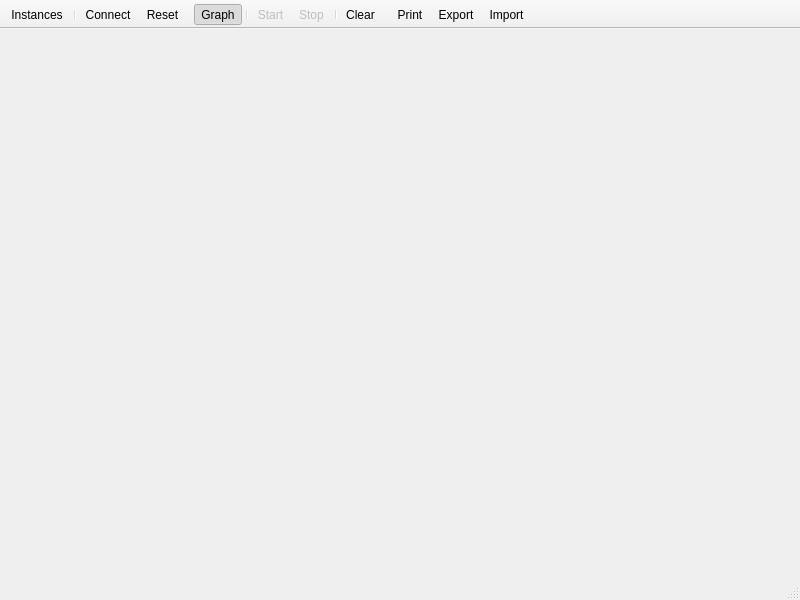
<?xml version="1.0" encoding="UTF-8"?>
<ui version="4.0">
 <class>UIMainWin</class>
 <widget class="QMainWindow" name="UIMainWin">
  <property name="geometry">
   <rect>
    <x>0</x>
    <y>0</y>
    <width>800</width>
    <height>600</height>
   </rect>
  </property>
  <property name="minimumSize">
   <size>
    <width>500</width>
    <height>450</height>
   </size>
  </property>
  <property name="windowIcon">
   <iconset resource="../resources.qrc">
    <normaloff>:/Symbols/icon.xpm</normaloff>:/Symbols/icon.xpm</iconset>
  </property>
  <widget class="QWidget" name="centralwidget"/>
  <widget class="QStatusBar" name="statusbar"/>
  <widget class="QToolBar" name="toolBarDMM">
   <property name="windowTitle">
    <string>DMM</string>
   </property>
   <property name="toolTip">
    <string/>
   </property>
   <property name="movable">
    <bool>false</bool>
   </property>
   <property name="toolButtonStyle">
    <enum>Qt::ToolButtonTextUnderIcon</enum>
   </property>
   <property name="floatable">
    <bool>false</bool>
   </property>
   <attribute name="toolBarArea">
    <enum>TopToolBarArea</enum>
   </attribute>
   <attribute name="toolBarBreak">
    <bool>false</bool>
   </attribute>
   <addaction name="action_Instances"/>
   <addaction name="separator"/>
   <addaction name="action_Connect"/>
   <addaction name="action_Reset"/>
  </widget>
  <widget class="QToolBar" name="toolBarRecorder">
   <property name="windowTitle">
    <string>Recorder</string>
   </property>
   <property name="toolTip">
    <string/>
   </property>
   <property name="movable">
    <bool>false</bool>
   </property>
   <property name="toolButtonStyle">
    <enum>Qt::ToolButtonTextUnderIcon</enum>
   </property>
   <attribute name="toolBarArea">
    <enum>TopToolBarArea</enum>
   </attribute>
   <attribute name="toolBarBreak">
    <bool>false</bool>
   </attribute>
   <addaction name="action_Graph"/>
   <addaction name="separator"/>
   <addaction name="action_Start"/>
   <addaction name="action_Stop"/>
   <addaction name="separator"/>
   <addaction name="action_Clear"/>
  </widget>
  <widget class="QToolBar" name="toolBarFile">
   <property name="windowTitle">
    <string>File</string>
   </property>
   <property name="movable">
    <bool>false</bool>
   </property>
   <property name="toolButtonStyle">
    <enum>Qt::ToolButtonTextUnderIcon</enum>
   </property>
   <property name="floatable">
    <bool>false</bool>
   </property>
   <attribute name="toolBarArea">
    <enum>TopToolBarArea</enum>
   </attribute>
   <attribute name="toolBarBreak">
    <bool>false</bool>
   </attribute>
   <addaction name="action_Print"/>
   <addaction name="action_Export"/>
   <addaction name="action_Import"/>
  </widget>
  <widget class="QToolBar" name="toolBarMenu">
   <property name="windowTitle">
    <string>Menu</string>
   </property>
   <property name="movable">
    <bool>false</bool>
   </property>
   <property name="toolButtonStyle">
    <enum>Qt::ToolButtonTextUnderIcon</enum>
   </property>
   <property name="floatable">
    <bool>false</bool>
   </property>
   <attribute name="toolBarArea">
    <enum>TopToolBarArea</enum>
   </attribute>
   <attribute name="toolBarBreak">
    <bool>false</bool>
   </attribute>
  </widget>
  <action name="action_Export">
   <property name="icon">
    <iconset theme="document-save"/>
   </property>
   <property name="text">
    <string>&amp;Export</string>
   </property>
   <property name="toolTip">
    <string>Export graph</string>
   </property>
   <property name="whatsThis">
    <string>&lt;html&gt;&lt;head/&gt;&lt;body&gt;&lt;p&gt;&lt;span style=&quot; font-weight:600;&quot;&gt;Export recorder graph&lt;/span&gt;&lt;/p&gt;&lt;p&gt;Here you can export the recorded data as tab separated list. Each line contains the following values (separated by a tab character): date (dd.mm.yyyy) time (hh:mm:ss) value (float) unit.&lt;/p&gt;&lt;/body&gt;&lt;/html&gt;</string>
   </property>
   <property name="shortcut">
    <string notr="true">Ctrl+E</string>
   </property>
   <property name="iconVisibleInMenu">
    <bool>true</bool>
   </property>
  </action>
  <action name="action_Import">
   <property name="icon">
    <iconset theme="document-open"/>
   </property>
   <property name="text">
    <string>&amp;Import</string>
   </property>
   <property name="toolTip">
    <string>Import graph</string>
   </property>
   <property name="whatsThis">
    <string>&lt;html&gt;&lt;head/&gt;&lt;body&gt;&lt;p&gt;&lt;span style=&quot; font-weight:600;&quot;&gt;Import data into recorder&lt;/span&gt;&lt;/p&gt;&lt;p&gt;Here you can import previously exported data files. QtDMM tries to do an educated guess if the file format is correct and rejects import of files which to not match.&lt;/p&gt;&lt;/body&gt;&lt;/html&gt;</string>
   </property>
   <property name="shortcut">
    <string notr="true">Ctrl+I</string>
   </property>
   <property name="iconVisibleInMenu">
    <bool>true</bool>
   </property>
  </action>
  <action name="action_Print">
   <property name="icon">
    <iconset theme="document-print"/>
   </property>
   <property name="text">
    <string>&amp;Print</string>
   </property>
   <property name="toolTip">
    <string>Print graph</string>
   </property>
   <property name="whatsThis">
    <string>&lt;html&gt;&lt;head/&gt;&lt;body&gt;&lt;p&gt;&lt;span style=&quot; font-weight:600;&quot;&gt;Print recorder graph&lt;/span&gt;&lt;/p&gt;&lt;p&gt;A dialog will open where you can define a title and a comment for your printout. The printer itself can also be configured here. To be able to print you need at least one working postscript printer configured in your system. Printing into a file is also supported.&lt;/p&gt;&lt;/body&gt;&lt;/html&gt;</string>
   </property>
   <property name="shortcut">
    <string notr="true">Ctrl+P</string>
   </property>
   <property name="iconVisibleInMenu">
    <bool>true</bool>
   </property>
  </action>
  <action name="action_Configure">
   <property name="icon">
    <iconset theme="configure"/>
   </property>
   <property name="text">
    <string>&amp;Configure</string>
   </property>
   <property name="whatsThis">
    <string>&lt;html&gt;&lt;head/&gt;&lt;body&gt;&lt;p&gt;&lt;span style=&quot; font-weight:600;&quot;&gt;Configure QtDMM&lt;/span&gt;&lt;/p&gt;&lt;p&gt;This will open QtDMM's configuration dialog. Here you can configure it's visual appearance and all options regarding the multimeter hardware and the recorder.&lt;/p&gt;&lt;/body&gt;&lt;/html&gt;</string>
   </property>
   <property name="shortcut">
    <string notr="true">F2</string>
   </property>
   <property name="iconVisibleInMenu">
    <bool>true</bool>
   </property>
  </action>
  <action name="action_Quit">
   <property name="icon">
    <iconset theme="application-exit"/>
   </property>
   <property name="text">
    <string>&amp;Quit</string>
   </property>
   <property name="whatsThis">
    <string>&lt;html&gt;&lt;head/&gt;&lt;body&gt;&lt;p&gt;&lt;span style=&quot; font-weight:600;&quot;&gt;Quit QtDMM&lt;/span&gt;&lt;/p&gt;&lt;p&gt;If the recorder contains unsaved data QtDMM will give you the option to savve your data first.&lt;/p&gt;&lt;/body&gt;&lt;/html&gt;</string>
   </property>
   <property name="shortcut">
    <string notr="true">Ctrl+Q</string>
   </property>
   <property name="iconVisibleInMenu">
    <bool>true</bool>
   </property>
  </action>
  <action name="action_Connect">
   <property name="checkable">
    <bool>true</bool>
   </property>
   <property name="icon">
    <iconset theme="network-connect"/>
   </property>
   <property name="text">
    <string>&amp;Connect</string>
   </property>
   <property name="toolTip">
    <string>Connect/Disconnect DMM</string>
   </property>
   <property name="whatsThis">
    <string>&lt;html&gt;&lt;head/&gt;&lt;body&gt;&lt;p&gt;&lt;span style=&quot; font-weight:600;&quot;&gt;Connect to the Multimeter&lt;/span&gt;&lt;/p&gt;&lt;p&gt;This will establish the serial connection to the dmm. If not connected the serial port is free and can be used by other software.&lt;/p&gt;&lt;/body&gt;&lt;/html&gt;</string>
   </property>
   <property name="shortcut">
    <string notr="true">Ctrl+C</string>
   </property>
   <property name="iconVisibleInMenu">
    <bool>true</bool>
   </property>
  </action>
  <action name="action_Graph">
   <property name="checkable">
    <bool>true</bool>
   </property>
   <property name="checked">
    <bool>true</bool>
   </property>
   <property name="icon">
    <iconset theme="office-chart-line"/>
   </property>
   <property name="text">
    <string>&amp;Graph</string>
   </property>
   <property name="toolTip">
    <string>show or hide the graph</string>
   </property>
   <property name="whatsThis">
    <string>&lt;html&gt;&lt;head/&gt;&lt;body&gt;&lt;p&gt;&lt;span style=&quot; font-weight:600;&quot;&gt;Graph&lt;/span&gt;&lt;/p&gt;&lt;p&gt;Show or hide the recorder graph. Recording continues while the graph is hidden; with only the display and the meter panels visible the window can be made much smaller.&lt;/p&gt;&lt;/body&gt;&lt;/html&gt;</string>
   </property>
   <property name="iconVisibleInMenu">
    <bool>true</bool>
   </property>
   <property name="shortcut">
    <string notr="true">Ctrl+G</string>
   </property>
  </action>
  <action name="action_Reset">
   <property name="icon">
    <iconset theme="edit-reset"/>
   </property>
   <property name="text">
    <string>&amp;Reset</string>
   </property>
   <property name="toolTip">
    <string>reset min/max</string>
   </property>
   <property name="whatsThis">
    <string>&lt;html&gt;&lt;head/&gt;&lt;body&gt;&lt;p&gt;&lt;span style=&quot; font-weight:600;&quot;&gt;Reset min/max values&lt;/span&gt;&lt;/p&gt;&lt;p&gt;The min/max values in the display will be reset. You can activate this option at any time. &lt;/p&gt;&lt;/body&gt;&lt;/html&gt;</string>
   </property>
   <property name="shortcut">
    <string notr="true">Ctrl+R</string>
   </property>
   <property name="iconVisibleInMenu">
    <bool>true</bool>
   </property>
  </action>
  <action name="action_ConfigureDMM">
   <property name="text">
    <string>&amp;Configure</string>
   </property>
   <property name="whatsThis">
    <string>&lt;html&gt;&lt;head/&gt;&lt;body&gt;&lt;p&gt;&lt;span style=&quot; font-weight:600;&quot;&gt;Configure QtDMM&lt;/span&gt;&lt;/p&gt;&lt;p&gt;This will open QtDMM's configuration dialog. Here you can configure it's visual appearance and all options regarding the multimeter hardware and the recorder.&lt;/p&gt;&lt;/body&gt;&lt;/html&gt;</string>
   </property>
   <property name="shortcut">
    <string notr="true">Shift+F2</string>
   </property>
   <property name="iconVisibleInMenu">
    <bool>true</bool>
   </property>
  </action>
  <action name="action_Start">
   <property name="enabled">
    <bool>false</bool>
   </property>
   <property name="icon">
    <iconset theme="media-record"/>
   </property>
   <property name="text">
    <string>&amp;Start</string>
   </property>
   <property name="toolTip">
    <string>Start recording</string>
   </property>
   <property name="whatsThis">
    <string>&lt;html&gt;&lt;head/&gt;&lt;body&gt;&lt;p&gt;&lt;span style=&quot; font-weight:600;&quot;&gt;Start the recorder&lt;/span&gt;&lt;/p&gt;&lt;p&gt;If you are in manual mode this will start the recorder. Press F2 to set the recorder options.&lt;/p&gt;&lt;/body&gt;&lt;/html&gt;</string>
   </property>
   <property name="shortcut">
    <string notr="true">Ctrl+S</string>
   </property>
   <property name="iconVisibleInMenu">
    <bool>true</bool>
   </property>
  </action>
  <action name="action_Stop">
   <property name="enabled">
    <bool>false</bool>
   </property>
   <property name="icon">
    <iconset theme="media-playback-stop"/>
   </property>
   <property name="text">
    <string>S&amp;top</string>
   </property>
   <property name="toolTip">
    <string>Stop recording</string>
   </property>
   <property name="whatsThis">
    <string>&lt;html&gt;&lt;head/&gt;&lt;body&gt;&lt;p&gt;&lt;span style=&quot; font-weight:600;&quot;&gt;Stop the recorder&lt;/span&gt;&lt;/p&gt;&lt;p&gt;The recorder will be stopped. This is independent from the start mode of the recorder. &lt;/p&gt;&lt;/body&gt;&lt;/html&gt;</string>
   </property>
   <property name="shortcut">
    <string notr="true">Ctrl+X</string>
   </property>
   <property name="iconVisibleInMenu">
    <bool>true</bool>
   </property>
  </action>
  <action name="action_Clear">
   <property name="icon">
    <iconset theme="edit-delete"/>
   </property>
   <property name="text">
    <string>&amp;Clear</string>
   </property>
   <property name="toolTip">
    <string>Clear graph</string>
   </property>
   <property name="whatsThis">
    <string>&lt;html&gt;&lt;head/&gt;&lt;body&gt;&lt;p&gt;&lt;span style=&quot; font-weight:600;&quot;&gt;Clear the recorder graph&lt;/span&gt;&lt;/p&gt;&lt;p&gt;If the recorder is already started it will clear the graph and continue recording.&lt;/p&gt;&lt;/body&gt;&lt;/html&gt;</string>
   </property>
   <property name="shortcut">
    <string notr="true">Ctrl+Del</string>
   </property>
   <property name="iconVisibleInMenu">
    <bool>true</bool>
   </property>
  </action>
  <action name="actionConfigureRecorder">
   <property name="text">
    <string>C&amp;onfigure</string>
   </property>
   <property name="whatsThis">
    <string>&lt;html&gt;&lt;head/&gt;&lt;body&gt;&lt;p&gt;&lt;span style=&quot; font-weight:600;&quot;&gt;Configure QtDMM&lt;/span&gt;&lt;/p&gt;&lt;p&gt;This will open QtDMM's configuration dialog. Here you can configure it's visual appearance and all options regarding the multimeter hardware and the recorder.&lt;/p&gt;&lt;/body&gt;&lt;/html&gt;</string>
   </property>
   <property name="shortcut">
    <string notr="true">Ctrl+F2</string>
   </property>
   <property name="iconVisibleInMenu">
    <bool>true</bool>
   </property>
  </action>
  <action name="action_Tip_of_the_day">
   <property name="text">
    <string>&amp;Tip of the day</string>
   </property>
   <property name="whatsThis">
    <string>&lt;html&gt;&lt;head/&gt;&lt;body&gt;&lt;p&gt;Show tip of the day.&lt;/p&gt;&lt;/body&gt;&lt;/html&gt;</string>
   </property>
   <property name="shortcut">
    <string notr="true">Ctrl+T</string>
   </property>
   <property name="iconVisibleInMenu">
    <bool>true</bool>
   </property>
  </action>
  <action name="action_Direct_help">
   <property name="icon">
    <iconset theme="help-whatsthis"/>
   </property>
   <property name="text">
    <string>Direct Hel&amp;p</string>
   </property>
   <property name="iconText">
    <string>Help</string>
   </property>
   <property name="whatsThis">
    <string>&lt;html&gt;&lt;head/&gt;&lt;body&gt;&lt;p&gt;&lt;span style=&quot; font-weight:600;&quot;&gt;Direct Help&lt;/span&gt;&lt;/p&gt;&lt;p&gt;Enter the direct help mode. You have done this already when reading this text :)&lt;/p&gt;&lt;/body&gt;&lt;/html&gt;</string>
   </property>
   <property name="shortcut">
    <string notr="true">Shift+F1</string>
   </property>
   <property name="iconVisibleInMenu">
    <bool>true</bool>
   </property>
  </action>
  <action name="action_Help">
   <property name="icon">
    <iconset theme="help-contents"/>
   </property>
   <property name="text">
    <string>&amp;Handbook</string>
   </property>
   <property name="iconText">
    <string>Handbook</string>
   </property>
   <property name="whatsThis">
    <string>&lt;html&gt;&lt;head/&gt;&lt;body&gt;&lt;p&gt;&lt;span style=&quot; font-weight:600;&quot;&gt;Handbook&lt;/span&gt;&lt;/p&gt;&lt;p&gt;Open the QtDMM handbook: connecting a meter, the recorder, troubleshooting and the list of supported devices.&lt;/p&gt;&lt;/body&gt;&lt;/html&gt;</string>
   </property>
   <property name="shortcut">
    <string notr="true">F1</string>
   </property>
   <property name="iconVisibleInMenu">
    <bool>true</bool>
   </property>
  </action>
  <action name="action_About">
   <property name="icon">
    <iconset theme="help-about"/>
   </property>
   <property name="text">
    <string>&amp;About</string>
   </property>
   <property name="whatsThis">
    <string>&lt;html&gt;&lt;head/&gt;&lt;body&gt;&lt;p&gt;&lt;span style=&quot; font-weight:600;&quot;&gt;Copyright information&lt;/span&gt;&lt;/p&gt;&lt;p&gt;Show copyright information and some blurb about QtDMM. &lt;/p&gt;&lt;/body&gt;&lt;/html&gt;</string>
   </property>
   <property name="iconVisibleInMenu">
    <bool>true</bool>
   </property>
  </action>
  <action name="action_Menu">
   <property name="icon">
    <iconset theme="application-menu"/>
   </property>
   <property name="text">
    <string>Menu</string>
   </property>
   <property name="toolTip">
    <string>Menu</string>
   </property>
   <property name="shortcut">
    <string>Ctrl+M</string>
   </property>
  </action>
  <action name="action_Instances">
   <property name="icon">
    <iconset theme="qtdmm-instances"/>
   </property>
   <property name="text">
    <string>Instances</string>
   </property>
   <property name="toolTip">
    <string>Instance Manager</string>
   </property>
   <property name="shortcut">
    <string>Ctrl+N</string>
   </property>
  </action>
 </widget>
 <resources>
  <include location="../resources.qrc"/>
 </resources>
 <connections/>
</ui>
